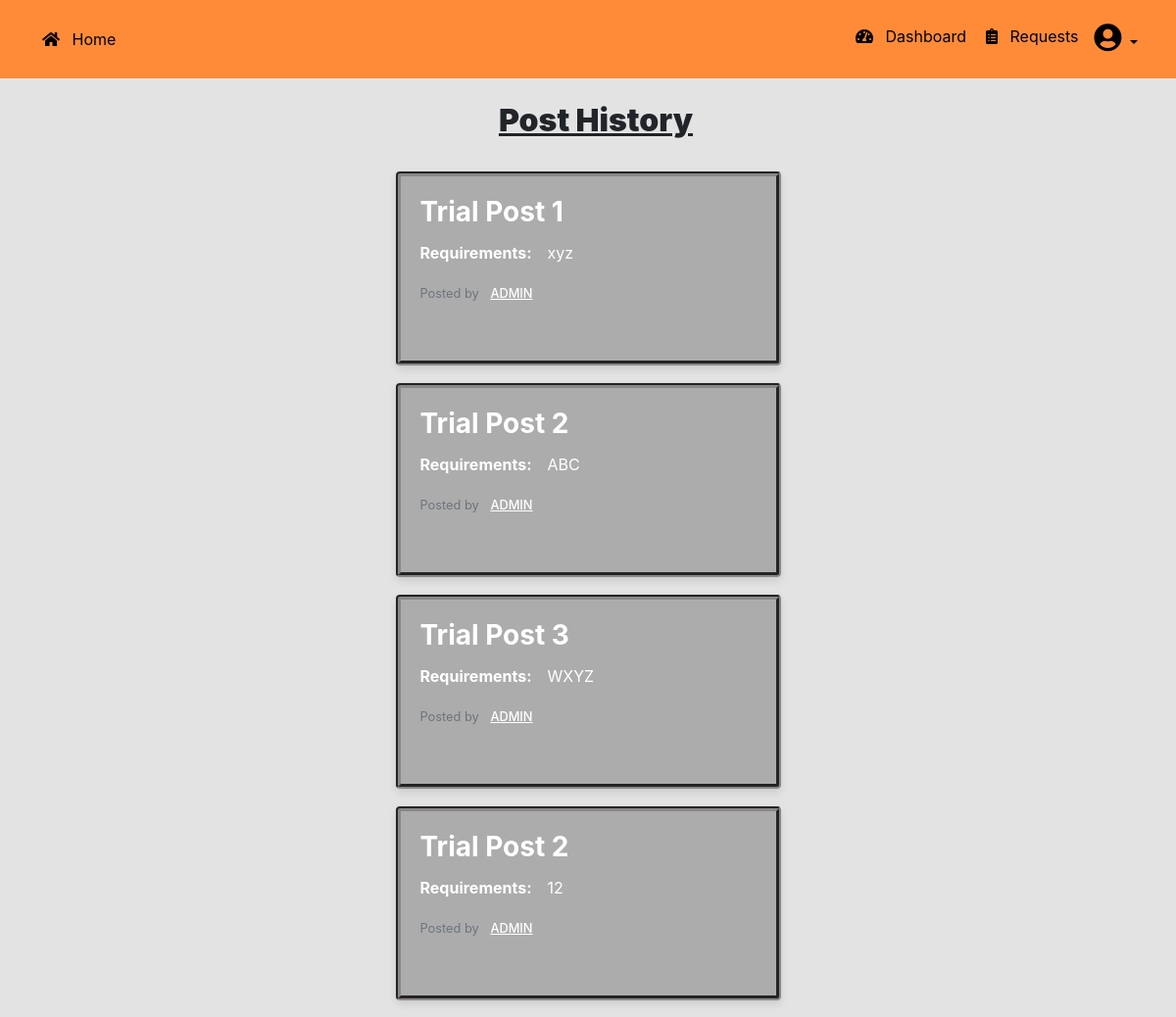
The app's page /history (signed in) with its own data.
### tables this page shows
CREATE TABLE posts (
            id INTEGER PRIMARY KEY AUTOINCREMENT,
            user_id INTEGER,
            content TEXT,
            header TEXT NOT NULL,
            FOREIGN KEY (user_id) REFERENCES users(id)
        );

CREATE TABLE users (
            id INTEGER PRIMARY KEY AUTOINCREMENT,
            username TEXT NOT NULL,
            hash TEXT NOT NULL,
            email TEXT NOT NULL,
            user_type TEXT,
            location TEXT,
            is_authorized BOOLEAN DEFAULT 0,
            join_date TIMESTAMP DEFAULT CURRENT_TIMESTAMP,
            name TEXT
        );

### app.py (the view)
@app.route("/post-history")
@app.route("/history")
@login_required
def history():
    user_id = session.get("user_id")
    user_type = session.get("type")
    if user_id:
        user_posts = db.execute("""
            select p.*, u.name as name from posts p
            JOIN users u ON p.user_id == u.id
            where p.user_id = ?
        """,session.get("user_id"))
        return render_template("history.html", posts=user_posts)
    else:
        flash("Unauthorized Access", "danger")
        return redirect("/login")

### app.py (called while the page is built)
@login_manager.user_loader
def load_user(user_id):
    user_data = db.execute("SELECT * FROM users WHERE id = ?", user_id)
    if user_data:
        user = user_data[0]
        return User(user_id=user['id'], username=user['username'], user_type=user['user_type'])
    return None

@app.after_request
def after_request(response):
    response.headers["Cache-Control"] = "no-cache, no-store, must-revalidate"
    response.headers["Expires"] = 0
    response.headers["Pragma"] = "no-cache"
    return response

@app.after_request
def after_request(response):
    response.headers["Cache-Control"] = "no-cache, no-store, must-revalidate"
    response.headers["Expires"] = 0
    response.headers["Pragma"] = "no-cache"
    return response

### templates/history.html (shortened to what this page needs)
{% extends "layout.html" %}
{% block content %}
<div class=" mt-4">
    <div class="d-flex justify-content-center align-items-center mb-4">
        <h2 class="ml-3" style="font-weight: 600;"><u><strong>Post History</strong></u></h2>
    </div>
    <div class="row justify-content-center">
        <div class="col-md-8">
            {% for post in posts %}
            <div class="card mb-3 card-txt1 w-50 ml-auto mr-auto" style="min-height: 200px;">
                <div class="card-body bg-card rounded">
                    <h3 class="card-title"><strong>{{ post.header }}</strong></h3>
                    <p class="card-text"><b class="mr-3">Requirements:</b>{{ post.content }}</p>
                    <small class="text-muted">Posted by <a href="/profile/{{ post.username }}"  class="card-txt1 bold ml-2 fs-4 card-link">{{ post.name }}</a></small>
                </div>
            </div>
            {% endfor %}
        </div>
    </div>
</div>
{% endblock %}

### static/styles.css (style rules this page uses)
:root { --navbar: #ff8b38; --body: #dededed3; --drdwn: black; --drdwn-hvr-bg: #fb7413; --text: black; --text-hvr: white; --card1: #acacac; --card1brdr: #2d2c2cc9; --card-txt: #ffffff; --card2:#858484; --card-txt-2:#111111; --input-bg: rgb(174, 174, 174); --input-txt: rgb(255, 255, 255); --border-1: black; --btnprmry: darkorange; --btnprmry-brdr: #ff2626; --btnprmry-hvr: #f96008; --btnprmry-brdr-hvr: #f51111; --nav-item: black; --theme-sun: #ffa500; --theme-sun-bg: #9a4500aa; --theme-moon: #e1e1e1; --theme-moon-bg: none; --theme-moon-hover: #c0c0c0; --moon-bg-hover: #ffffff61; --theme-sun-hover: var(--theme-sun); --sun-bg-hover: var(--theme-sun-bg); --theme-btn: #ffb05c; }
::placeholder { color: var(--input-txt); }
.card-txt1 { color: var(--card-txt); }
.card-link { color: var(--card-txt); font-weight: 500; text-decoration: underline; }
.bg-body { background-color: var(--body); }
.bg-card { background-color: var(--card1); border-width: 5px; border-style: groove; border-color: var(--card1brdr); width: auto; box-shadow: 0 4px 8px rgba(0, 0, 0, 0.1); }

### records on screen
posts: header "Trial Post 1", content "xyz", name "ADMIN"
posts: header "Trial Post 2", content "ABC", name "ADMIN"
posts: header "Trial Post 3", content "WXYZ", name "ADMIN"
posts: header "Trial Post 2", content "12", name "ADMIN"
